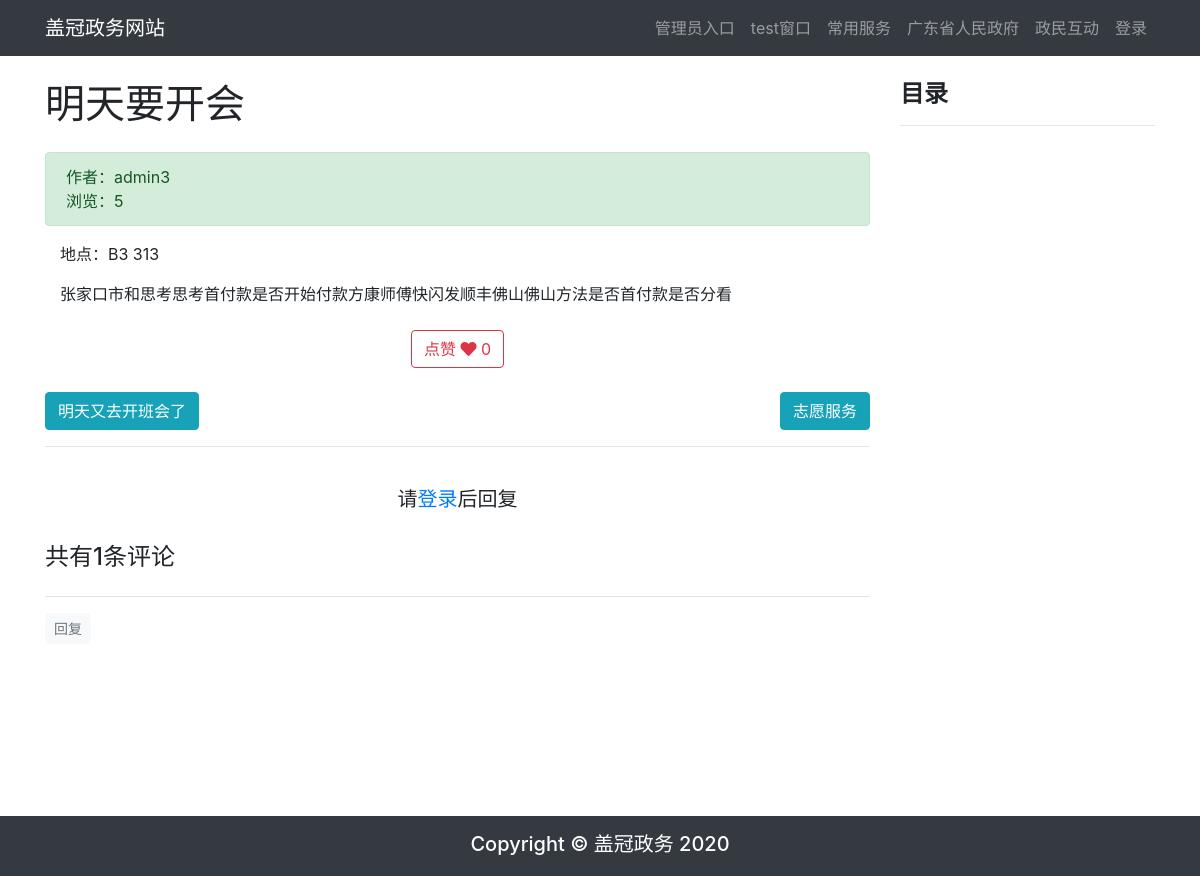
The app's page /article/article-detail/39/ with its own data.
### article/models.py (models this page shows, shortened)
class ArticlePost(models.Model):
    author = models.ForeignKey(User, on_delete=models.CASCADE)
    avatar = models.ImageField(upload_to='article/%Y%m%d/', blank=True)
    column = models.ForeignKey(
        ArticleColumn,
        null=True,
        blank=True,
        on_delete=models.CASCADE,
        related_name='article'
    )
    tags = TaggableManager(blank=True)
    title = models.CharField(max_length=100)
    body = models.TextField()
    total_views = models.PositiveIntegerField(default=0)
    likes = models.PositiveIntegerField(default=0)
    created = models.DateTimeField(default=timezone.now)
    updated = models.DateTimeField(auto_now=True)
    class Meta:
        ordering = ('-created',)
    def get_absolute_url(self):
        return reverse('article:article_detail', args=[self.id])
    def save(self, *args, **kwargs):
        article = super(ArticlePost, self).save(*args, **kwargs)
        return article

### article/views.py (the view)
# urls.py: path('article-detail/<int:id>/', views.article_detail, name='article_detail'),
def article_detail(request, id):
    article = get_object_or_404(ArticlePost, id=id)
    comments = Comment.objects.filter(article=id)
    article.total_views += 1
    article.save(update_fields=['total_views'])
    pre_article = ArticlePost.objects.filter(id__lt=article.id).order_by('-id')
    next_article = ArticlePost.objects.filter(id__gt=article.id).order_by('id')
    if pre_article.count() > 0:
        pre_article = pre_article[0]
    else:
        pre_article = None
    if next_article.count() > 0:
        next_article = next_article[0]
    else:
        next_article = None
    md = markdown.Markdown(
        extensions=[
        'markdown.extensions.extra',
        'markdown.extensions.codehilite',
        'markdown.extensions.toc',
        ]
    )
    article.body = md.convert(article.body)
    comment_form = CommentForm()
    context = {
        'article': article,
        'toc': md.toc,
        'comments': comments,
        'pre_article': pre_article,
        'next_article': next_article,
        'comment_form': comment_form,
    }
    return render(request, 'article/detail.html', context)

### templates/article/detail.html (shortened to what this page needs)
{% extends "base.html" %}
{% load staticfiles %}
{% block content %}
<link rel="stylesheet" href="{% static 'prism/prism.css' %}">
<div class="container">
    <div class="row">
        <div class="col-9">
            <h1 class="mt-4 mb-4">{{ article.title }}</h1>
            <div class="alert alert-success">
                <div>
                    作者：{{ article.author }}
                </div>
                <div>
                    浏览：{{ article.total_views }}
                </div>
            </div>
            <div class="col-12">
                <p>{{ article.body|safe }}</p>
            </div>
            <div style="text-align:center;" class="mt-4">
                <button class="btn btn-outline-danger"
                        type="button"
                        onclick="validate_is_like(
                                '{% url 'article:increase_likes' article.id %}',
                                {{ article.id }},
                                {{ article.likes }}
                            )"
                >
                    <span>点赞</span>
                    <span>
                        <i class="fas fa-heart"></i>
                    </span>
                    <span id="likes_number">
                        {{ article.likes }}
                    </span>
                </button>
            </div>
            <br>
            <div class="row justify-content-end">
                {% if next_article %}
                <div class="col-auto mr-auto">
                    <a  href="{{ next_article.get_absolute_url }}"
                        class="btn btn-info"
                        >
                        {{ next_article.title }}
                    </a>
                </div>
                {% endif %}
            {% if pre_article %}
                <div class="col-auto">
                    <a  href="{{ pre_article.get_absolute_url }}"
                    class="btn btn-info"
                    >
                        {{ pre_article.title }}
                    </a>
                </div>
            {% endif %}
            </div>
            <hr>
            {% if user.is_authenticated %}
                <div>
                    <form
                        action="{% url 'comment:post_comment' article.id %}"
                        method="POST"
                    >
                    {% csrf_token %}
                        <div class="form-group">
                            <label for="body">
                                <strong>
                                    我也要发言：
                                </strong>
                            </label>
                            <div>
                                {{ comment_form.media }}
                                {{ comment_form.body }}
                            </div>
                        </div>
                        <button type="submit" class="btn btn-primary ">发送</button>
                    </form>
                </div>
                <br>
            {% else %}
                <br>
                <h5 class="row justify-content-center">
                    请<a href="{% url 'userprofile:login' %}">登录</a>后回复
                </h5>
                <br>
            {% endif %}
            {% load mptt_tags %}
            <h4>共有{{ comments.count }}条评论</h4>
            <div class="row">
                {% recursetree comments %}
                    {% with comment=node %}
                        <div class="{% if comment.reply_to %}
                                    offset-1 col-11
                                    {% else %}
                                    col-12
                                    {% endif %}"
                            id="comment_elem_{{ comment.id }}"
                        >
                            <hr>
                            <div>
                                {% if user.is_authenticated %}
                                    <button type="button"
                                            class="btn btn-light btn-sm text-muted"
                                            onclick="load_modal({{ article.id }}, {{ comment.id }})"
                                    >
                                        回复
                                    </button>
                                {% else %}
                                    <a class="btn btn-light btn-sm text-muted"
                                        href="{% url 'userprofile:login' %}"
                                    >
                                        回复
                                    </a>
                                {% endif %}
                            </div>
                        </div>
                    {% endwith %}
                {% endrecursetree %}
            </div>
        </div>
        <div class="col-3 mt-4" id="sidebar" class="sidebar">
            <div class="sidebar__inner">
                <h4><strong>目录</strong></h4>
                <hr>
            </div>
        </div>
    </div>
</div>
{% endblock content %}

### templates/article/detail.html (style rules this page uses)
.sidebar__inner { transform: translate(0, 0); transform: translate3d(0, 0, 0); will-change: position, transform; }

### templates/base.html (style rules this page uses)
html, body { height: 100%; margin: 0; }

### records on screen
ArticlePost: title "明天要开会", author "admin3", total_views "5", body "地点：B3 313 张家口市和思考思考首付款是否开始付款方康师傅快闪发顺丰佛山佛山方法是否首付款是否分看", likes "0"
ArticlePost: title "明天又去开班会了"
ArticlePost: title "志愿服务"

### other values on screen
{{ comments.count }} "1"
